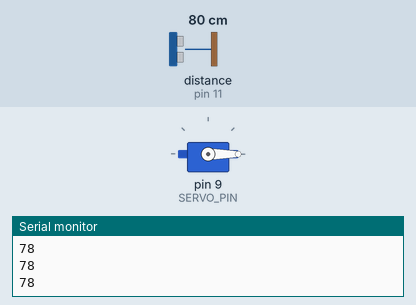
A sketch run on a simulated Arduino Uno, built with avr-gcc and run on an emulated ATmega328P. Shown: servo, the last lines printed to the serial monitor. Wiring (inferred from the names in the program): ultrasonic range finder: trigger pin 10; echo pin 11. The inputs (shaded band) are chosen by the test bench; at power-on: distance to the obstacle (sensor on pin 11) 80 cm. The echo pulse lasts 58.3 µs per cm.

Above: at 1.2 s.
1.3 s: distance to the obstacle (sensor on pin 11) set to 4 cm
At 1.8 s:
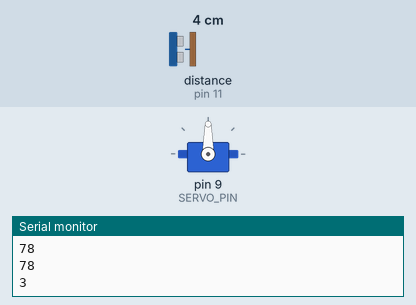
Timing chart, 0 to 4.3 s (numbered marks = the images above; inputs shaded):
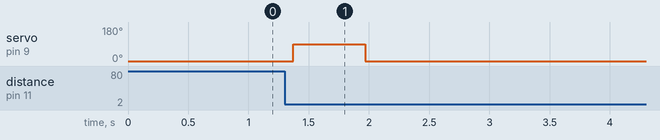

Measured:
- after the input at 1.3 s, servo on pin 9 (SERVO_PIN): 0° → 90° after 0.07 s, → 0° 0.60 s later

The sketch:

hcsr04_servo_dispenser.ino
```cpp
// Reads distance from an HC-SR04 and moves a servo to actuate a sanitizer pump when a hand is detected, ensuring one pump per hand and printing distances over Serial.
//
// Full tutorial: https://shillehtek.com/blogs/news/arduino-hc-sr04-servo-touchless-sanitizer-dispenser
// Parts used: https://shillehtek.com/products/arduino-nano-v3-presoldered-ch340g-atmega328p
//             https://shillehtek.com/products/arduino-uno-r3-starter-kit
//             https://shillehtek.com/products/mg995-metal-gear-servo-motor-12kg-high-torque-180-degree-diy
// More examples: https://github.com/shillehbean/shillehtek-examples
//

#include <Servo.h>

const int TRIG = 10, ECHO = 11, SERVO_PIN = 9;
const int TRIGGER_CM = 10;          // a hand closer than this dispenses
const int REST = 0, PRESS = 90;     // angles found with the servo tester
Servo arm;

long readCm() {
  digitalWrite(TRIG, LOW);  delayMicroseconds(2);
  digitalWrite(TRIG, HIGH); delayMicroseconds(10);
  digitalWrite(TRIG, LOW);
  long us = pulseIn(ECHO, HIGH, 25000);    // time out if nothing is in range
  return (us == 0) ? 999 : us * 0.034 / 2; // 999 = nothing there
}

void setup() {
  pinMode(TRIG, OUTPUT); pinMode(ECHO, INPUT);
  arm.attach(SERVO_PIN);
  arm.write(REST);
  Serial.begin(9600);
}

void loop() {
  long cm = readCm();
  Serial.println(cm);

  if (cm > 2 && cm < TRIGGER_CM) {         // hand detected
    arm.write(PRESS);  delay(600);           // push the pump
    arm.write(REST);   delay(400);           // let it spring back

    while (readCm() < TRIGGER_CM) delay(100);  // wait until the hand leaves
    delay(500);                                // so one wave = exactly one pump
  }
  delay(100);
}
```
